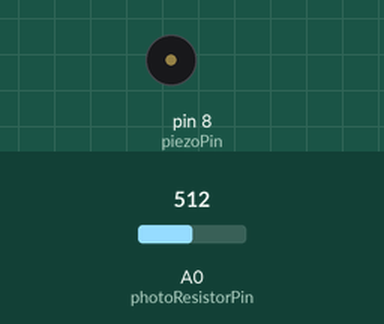
Bench run of a sketch on a simulated Arduino Uno, built with avr-gcc and run on an emulated ATmega328P. Parts: buzzer (waves = sounding). Inputs (shaded band) come from the test bench; at power-on: A0 (photoResistorPin) = 512.

Above: at 0.0 s.
At 5.1 s:
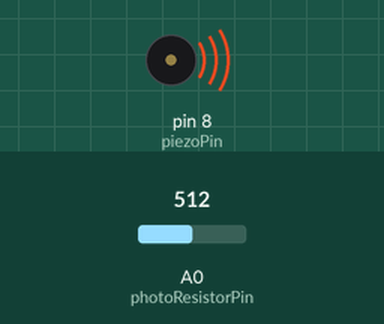
Timing chart, 0 to 6.6 s (numbered marks = the images above):
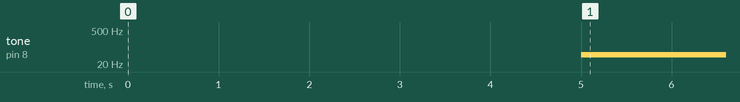

Measured:
- by itself, tone on pin 8 (piezoPin): silent → 49 Hz at 5.0 s

The sketch:

The_Light_Theremin.ino
```cpp
// variable to hold sensor value
int sensorValue;

// variable to calibrate low value
int sensorLow = 1023;

// variable to calibrate high value
int sensorHigh = 0;

// Piezo pin
const int piezoPin = 8;

// Photo resistor pin
const int photoResistorPin = A0;

void setup() {
  // calibrate for the first five seconds after program runs
  while (millis() < 5000) {
    // record the maximum sensor value
    sensorValue = analogRead(A0);
    if (sensorValue > sensorHigh) {
      sensorHigh = sensorValue;
    }
    // record the minimum sensor value
    if (sensorValue < sensorLow) {
      sensorLow = sensorValue;
    }
  }
}

void loop() {
  //read the input from photoResistorPin and store it in a variable
  sensorValue = analogRead(photoResistorPin);

  // map the sensor values to a wide range of pitches
  int pitch = map(sensorValue, sensorLow, sensorHigh, 50, 4000);

  // play the tone for 20 ms on piezoPin
  tone(piezoPin, pitch, 20);

  // wait for a moment
  delay(10);
}
```
